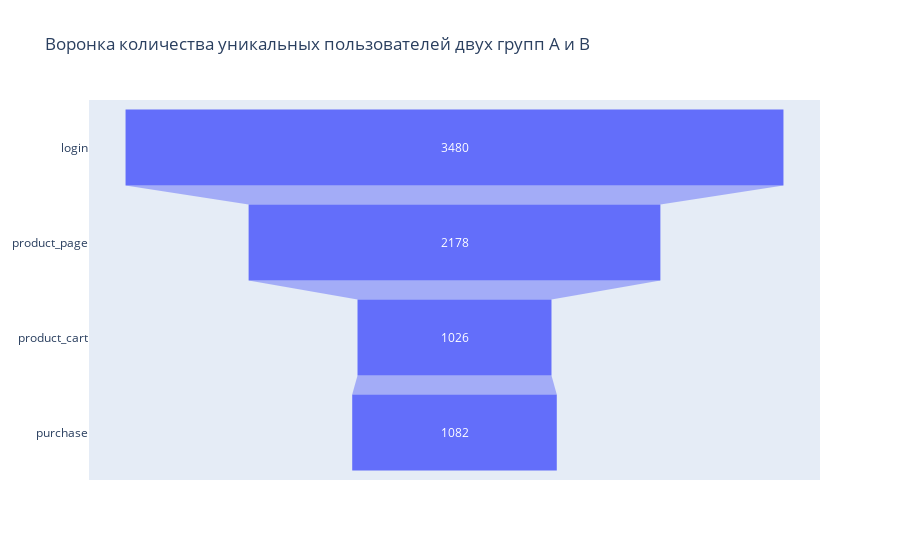

This figure's notebook cell:
### Markdown cell above
Построим график воронки уникальных пользователей по двум группам вместе

### Code cell
fig = go.Figure(
    go.Funnel(
       y=[
            'login',
            'product_page',
            'product_cart',
            'purchase'
        ],
        x=[event14.query('event_name == "login"')['user_id'].nunique(), event14.query('event_name == "product_page"')['user_id'].nunique(), event14.query('event_name == "product_cart"')['user_id'].nunique(), event14.query('event_name == "purchase"')['user_id'].nunique()]
    ))
fig.update_layout(title='Воронка количества уникальных пользователей двух групп А и В')
fig.show()

### Figure 1 — Plotly figure (JSON) as saved in the notebook; plotly's stock layout.template omitted (floating-point values rounded to 4 significant figures)
{"data": [{"type": "funnel", "x": [3480, 2178, 1026, 1082], "y": ["login", "product_page", "product_cart", "purchase"]}], "layout": {"title": {"text": "Воронка количества уникальных пользователей двух групп А и В"}}}
